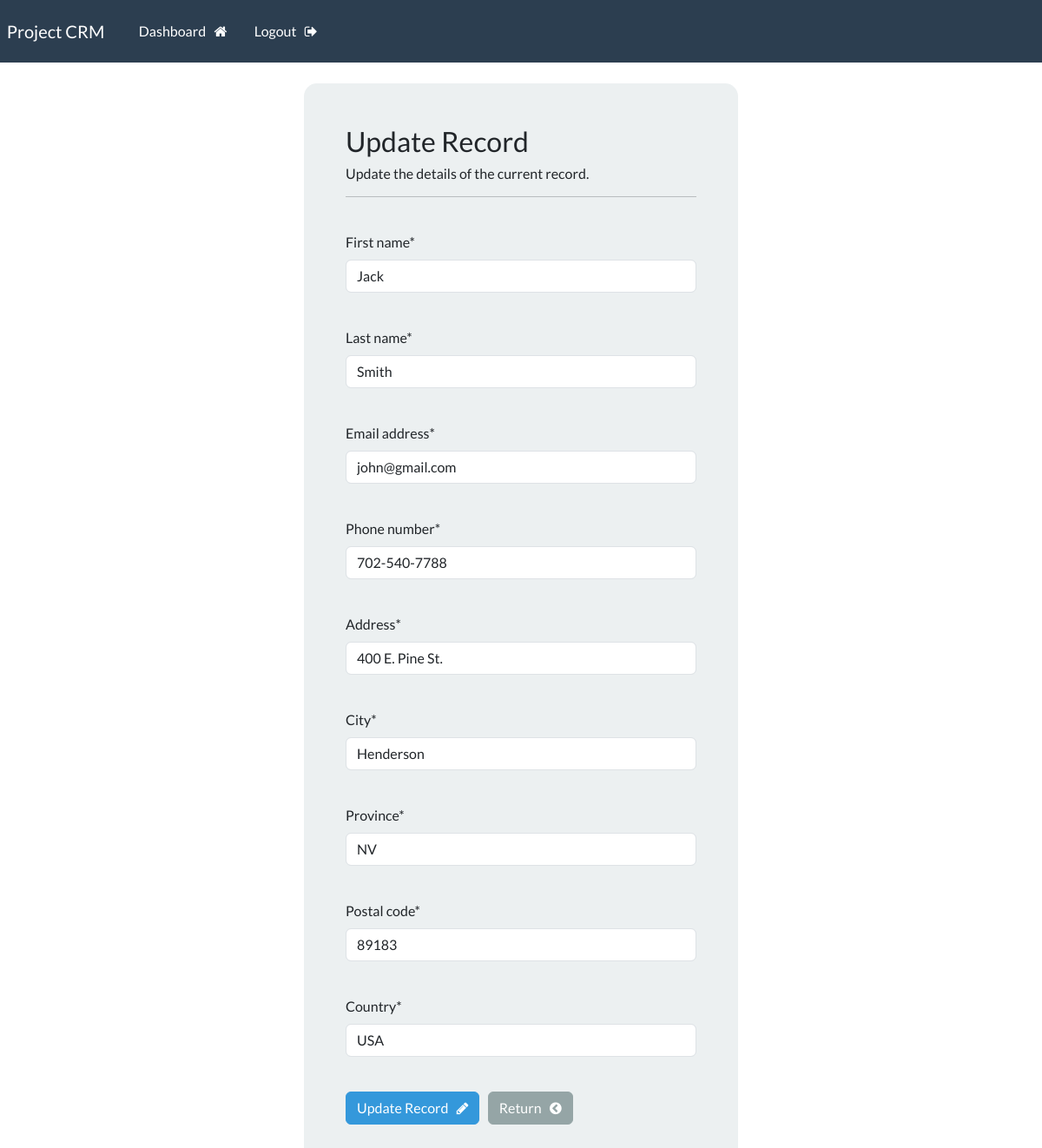
The app's page /update-record/4/ (signed in) with its own data.
### webapp/models.py (models this page shows, shortened)
class Record(models.Model):
    creation_date = models.DateTimeField(auto_now_add=True)
    first_name = models.CharField(max_length=100)
    last_name = models.CharField(max_length=100)
    email_address = models.EmailField(max_length=255)
    phone_number = models.CharField(max_length=20)
    address = models.CharField(max_length=255)
    city = models.CharField(max_length=100)
    province = models.CharField(max_length=100)
    postal_code = models.CharField(max_length=10)
    country = models.CharField(max_length=100)

### webapp/views.py (the view, shortened to what this page needs)
# urls.py: path("update-record/<int:pk>/", views.update_record, name="update-record"),
@login_required(login_url="login")
def update_record(request, pk):
    record = Record.objects.get(id=pk)
    form = UpdateRecordForm(instance=record)
    context = {"form": form}
    return render(request, "webapp/update-record.html", context=context)

### webapp/forms.py
class UpdateRecordForm(forms.ModelForm):
    class Meta:
        model = Record
        fields = ['first_name', 'last_name', 'email_address', 'phone_number', 'address', 'city', 'province', 'postal_code', 'country']

### webapp/templates/webapp/update-record.html (shortened to what this page needs)
{% extends "webapp/base.html" %}
{% load crispy_forms_tags %}
{% block content %}
<body>
    <div class="container bg-light shadow-md p-5 form-layout">
        <h3>Update Record</h3>
        <h6>Update the details of the current record.</h6>
        <hr>
        <br>
        <form method="POST" autocomplete="off">
            {{ form.first_name|as_crispy_field }}
            <br>
            {{ form.last_name|as_crispy_field }}
            <br>
            {{ form.email_address|as_crispy_field }}
            <br>
            {{ form.phone_number|as_crispy_field }}
            <br>
            {{ form.address|as_crispy_field }}
            <br>
            {{ form.city|as_crispy_field }}
            <br>
            {{ form.province|as_crispy_field }}
            <br>
            {{ form.postal_code|as_crispy_field }}
            <br>
            {{ form.country|as_crispy_field }}
            <br>
            <button type="submit" class="btn btn-info">Update Record &nbsp; <i class="fa fa-pencil" aria-hidden="true"></i></button>
            <a href="{% url 'dashboard' %}" class="btn btn-secondary">Return &nbsp; <i class="fa fa-chevron-circle-left" aria-hidden="true"></i></a>
        </form>
        <br>
    </div>
    <br>
</body>
{% endblock %}

### static/css/styles.css (style rules this page uses)
.form-layout { border-radius: 15px; width: 500px; }

### records on screen
Record: first_name "Jack", last_name "Smith", email_address "john@gmail.com", phone_number "702-540-7788", address "400 E. Pine St.", city "Henderson", province "NV", postal_code "89183", country "USA"
